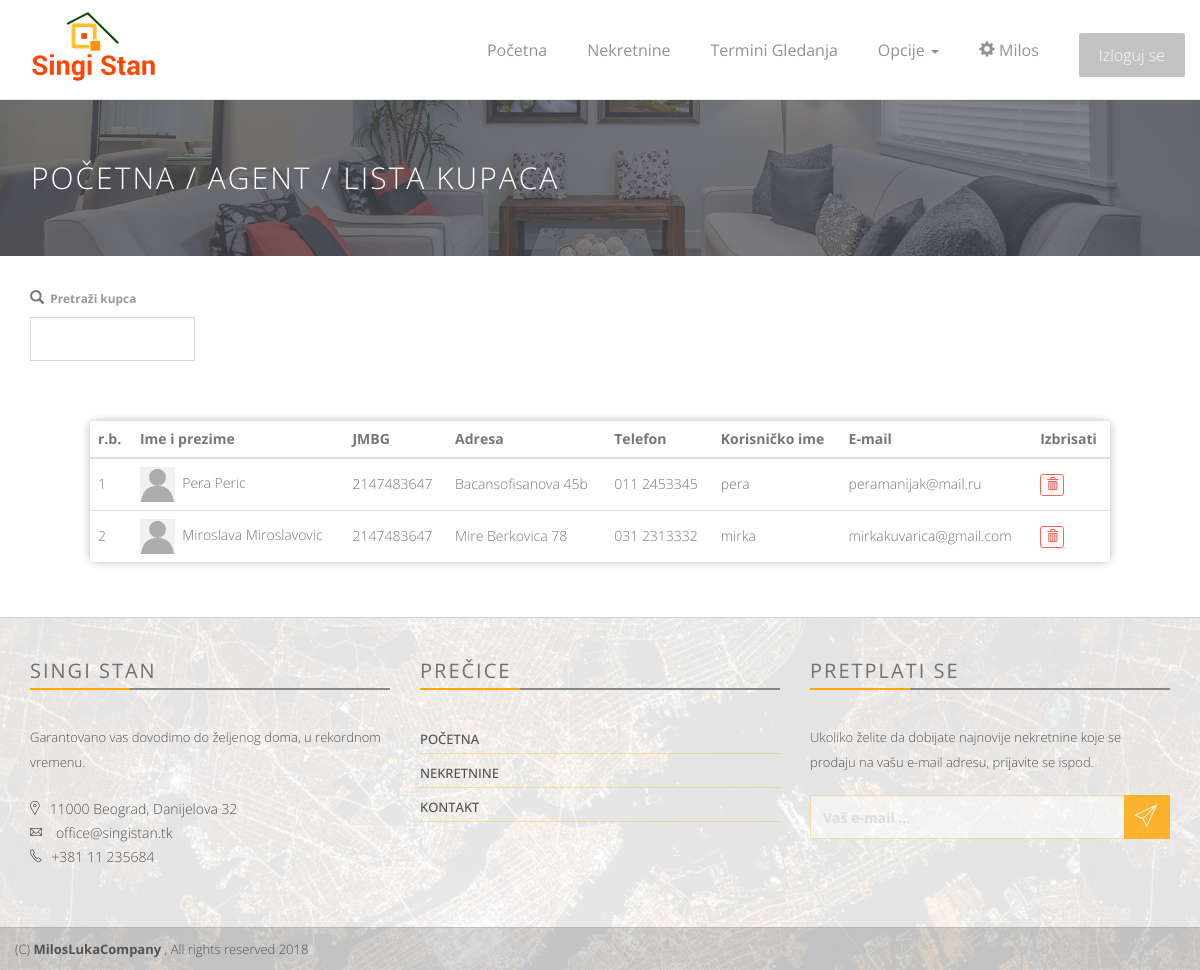
The app's page /customers.php (signed in), older data.
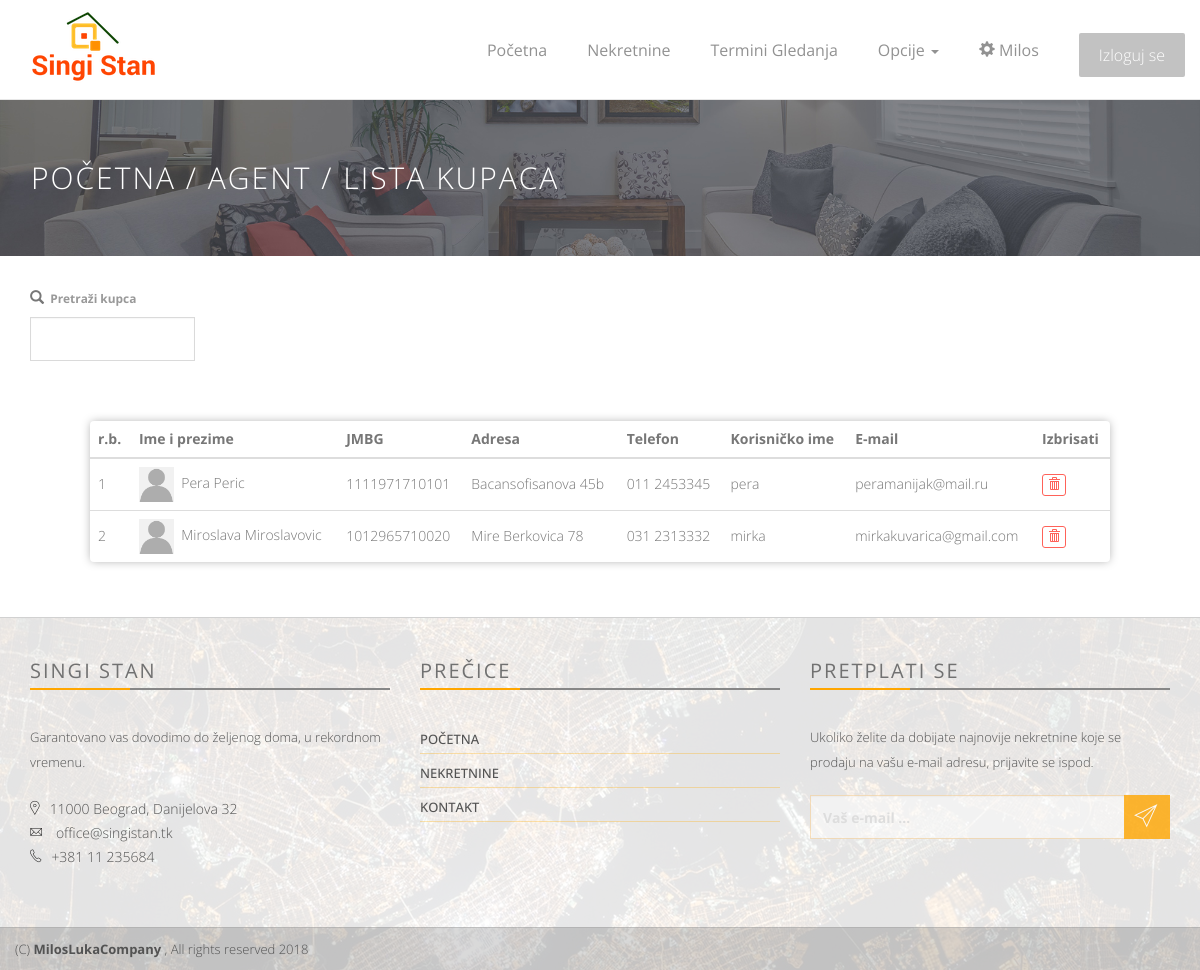
The same page, newer data.
### tables this page shows
CREATE TABLE kupac (
    id INT NOT NULL AUTO_INCREMENT PRIMARY KEY,
    ime VARCHAR(50) NOT NULL,
    prezime VARCHAR(50) NOT NULL,
    jmbg VARCHAR(13) NOT NULL,
    adresa VARCHAR(150) NOT NULL,
    telefon VARCHAR(15)NOT NULL,
    korisnicko_ime VARCHAR(20) NOT NULL,
    sifra VARCHAR(50) NOT NULL,
    email VARCHAR(50) NOT NULL,
    putanja_slike VARCHAR(255) NULL
);

### customers.php (the view, shortened to what this page needs)
<!DOCTYPE html>
 <html class="no-js">
    <head>
        <link rel="stylesheet" href="assets/css/normalize.css">
        <link rel="stylesheet" href="assets/css/font-awesome.min.css">
        <link rel="stylesheet" href="assets/css/fontello.css">
        <link href="assets/fonts/icon-7-stroke/css/pe-icon-7-stroke.css" rel="stylesheet">
        <link href="assets/fonts/icon-7-stroke/css/helper.css" rel="stylesheet">
        <link href="assets/css/animate.css" rel="stylesheet" media="screen">
        <link rel="stylesheet" href="assets/css/bootstrap-select.min.css">
        <link rel="stylesheet" href="bootstrap/css/bootstrap.min.css">
        <link rel="stylesheet" href="assets/css/icheck.min_all.css">
        <link rel="stylesheet" href="assets/css/price-range.css">
        <link rel="stylesheet" href="assets/css/owl.carousel.css">
        <link rel="stylesheet" href="assets/css/owl.theme.css">
        <link rel="stylesheet" href="assets/css/owl.transitions.css">
        <link rel="stylesheet" href="assets/css/style.css">
        <link rel="stylesheet" href="assets/css/responsive.css">
        <link rel="stylesheet" href="assets/css/nas_stil.css">
    </head>
    <body>
        <nav class="navbar navbar-default navbar-fixed-top  ">
            <div class="container" id="nav_div">
                <div class="navbar-header">
                    <a class="navbar-brand" href="index.php" id="big_logo"><img src="assets/img/logo.png" alt="logo"></a>
                </div>
                <div class="collapse navbar-collapse yamm" id="navigation" style="background-color: #fff;">
                    <div class="button navbar-right">
                        <button class="navbar-btn nav-button wow fadeInRight" onclick="window.open('php/logout.php', '_self');" data-wow-delay="0.48s">Izloguj se</button>
                    </div>
                    <ul class="main-nav nav navbar-nav navbar-right">
                        <li class="wow fadeInDown" data-wow-delay="0.3s"><a class="navbar_link" href="index.php">Početna</a></li>
                        <li class="wow fadeInDown" data-wow-delay="0.4s"><a class="navbar_link" href="property_list.php">Nekretnine</a></li>
                        <?php
                        require 'php/database_connection.php';
                        $prep_notification = $db->prepare("SELECT agent.notifikacija FROM agent WHERE korisnicko_ime = ?;");
                        $prep_notification->execute([$_SESSION['username']]);
                        $res_notification = $prep_notification->fetchAll(PDO::FETCH_OBJ);
                        if ($res_notification[0]->notifikacija > 0) {
                            echo "<li class='wow fadeInDown' data-wow-delay='0.5s'><a class='navbar_link' href='agent_appointments.php'>Termini gledanja <sup style='color: #f00;'>" . $res_notification[0]->notifikacija . "</sup></a></li>\n";
                        } else {
                            echo "<li class='wow fadeInDown' data-wow-delay='0.5s'><a class='navbar_link' href='agent_appointments.php'>Termini gledanja</a></li>\n";
                        }
                        ?>
                        <li class="wow fadeInDown dropdown ymm-sw " data-wow-delay="0.6s">
                            <a href="index.html" class="dropdown-toggle" data-toggle="dropdown" data-hover="dropdown" data-delay="200">Opcije <b class="caret"></b></a>
                        </li>
                        <li class="wow fadeInDown" data-wow-delay="0.7s"><a class="navbar_link" href="profile.php"><span class="glyphicon glyphicon-cog" aria-hidden="true"></span>&nbsp;<?php echo $_SESSION['username']; ?></a></li>
                    </ul>
                </div>
            </div>
        </nav>
        <div class="page-head" style="margin-top: 99px;">
            <div class="container">
                <div class="row">
                    <div class="page-head-content">
                        <h1 class="page-title">Početna / Agent / lista kupaca</h1>
                    </div>
                </div>
            </div>
        </div>
        <div class="content-area user-profiel" style="background-color: #fff;">&nbsp;
            <div class="container">
                <div class="row">
                    <div class="col-md-2">
                        <label><span class="glyphicon glyphicon-search"></span><small> &nbsp;Pretraži kupca</small></label>
                        <input type="text" class="form-control" id='pretrazi_kupca' onkeyup="myFunction()"/>
                    </div>
                </div>
            </div>
            <div class="container_tabela">
                <div class="table-responsive">
                    <table class="table table-hover" id="tabela_kupci">
                        <thead>
                            <tr>
                                <th>r.b.</th>
                                <th>Ime i prezime</th>
                                <th>JMBG</th>
                                <th>Adresa</th>
                                <th>Telefon</th>
                                <th>Korisničko ime</th>
                                <th>E-mail</th>
                                <th>Izbrisati</th>
                            </tr>
                        </thead>
                        <tbody>
                            <?php
                                            require 'php/database_connection.php';
                                            $prep = $db->prepare('SELECT * FROM kupac;');
                                            $prep->execute();
                                            $res = $prep->fetchAll(PDO::FETCH_OBJ);
                                            $br=1;
                            foreach ($res as $r) {
                            echo "<tr> \n";
                            echo "<td class='por'>".($br)."</td> \n";
                            if ($r->putanja_slike != null) {
                                echo "<td><a data-toggle='modal' href='#pic' ><img src='" . $r->putanja_slike . "' class='img_prifile_xs'></a>&nbsp;&nbsp;".$r->ime."&nbsp;".$r->prezime."</td> \n";
                            } else {
                                echo "<td><a data-toggle='modal' href='#pic' ><img src='assets/img/profile_blank.jpg' class='img_prifile_xs'></a>&nbsp;&nbsp;".$r->ime."&nbsp;".$r->prezime."</td> \n";
                            }
                            echo "<td class='por'>".$r->jmbg."</td> \n";
                            echo "<td class='por'>".$r->adresa."</td> \n";
                            echo "<td class='por'>".$r->telefon."</td> \n";
                            echo "<td class='por'>".$r->korisnicko_ime."</td> \n";
                            echo "<td class='por'>".$r->email."</td> \n";
                            echo "<td class='por'><button class='btn btn-danger btn-xs' style='border-width: 1px;' onclick='if(confirm(\"Da li ste sigurni da želite da obrišete kupca?\")){window.open(\"php/delete_customer.php?ID={$r->id}\", \"_self\")};' ><span class='glyphicon glyphicon-trash'></span></button></td> \n";
                            echo "</tr> \n";
                            $br=$br+1;
                            }
                            ?>
                        </tbody>
                    </table>
                </div>
            </div>
        </div>
        <div class="footer-area">
            <div class=" footer">
                <div class="container">
                    <div class="row">
                        <div class="col-md-4 col-sm-6 wow fadeInRight animated">
                            <div class="single-footer">
                                <h4>Singi Stan</h4>
                                <div class="footer-title-line"></div>
                                <p>Garantovano vas dovodimo do željenog doma, u rekordnom vremenu.</p>
                                <ul class="footer-adress">
                                    <li><i class="pe-7s-map-marker strong"> </i>11000 Beograd, Danijelova 32</li>
                                    <li><i class="pe-7s-mail strong"> </i> office@singistan.tk</li>
                                    <li><i class="pe-7s-call strong"> </i>+381 11 235684</li>
                                </ul>
                            </div>
                        </div>
                        <div class="col-md-4 col-sm-6 wow fadeInRight animated">
                            <div class="single-footer">
                                <h4>Prečice </h4>
                                <div class="footer-title-line"></div>
                                <ul class="footer-menu">
                                    <li><a href="index.php">Početna</a>  </li>
                                    <li><a href="property_list.php">Nekretnine</a>  </li>
                                    <li><a href="contact.php">Kontakt </a></li>
                                </ul>
                            </div>
                        </div>
                        <div class="col-md-4 col-sm-6 wow fadeInRight animated">
                            <div class="single-footer news-letter">
                                <h4>Pretplati se</h4>
                                <div class="footer-title-line"></div>
                                <p>Ukoliko želite da dobijate najnovije nekretnine koje se prodaju na vašu e-mail adresu, prijavite se ispod.</p>
                                <form>
                                    <div class="input-group">
                                        <input class="form-control" type="text" placeholder="Vaš e-mail ... ">
                                        <span class="input-group-btn">
                                            <button class="btn btn-primary subscribe" type="button"><i class="pe-7s-paper-plane pe-2x"></i></button>
                                        </span>
                                    </div>
                                </form>
                            </div>
                        </div>
                    </div>
                </div>
            </div>
            <div class="footer-copy text-center">
                <div class="container">
                    <div class="row">
                        <div class="pull-left">
                            <span> (C) <b>MilosLukaCompany</b> , All rights reserved 2018  </span>
                        </div>
                    </div>
                </div>
            </div>
        </div>
    </body>
</html>

### assets/css/nas_stil.css (style rules this page uses)
.navbar-brand>img { display: block; margin-top: -20px; }
.news-letter .form-control { color:#fff; font-weight: bold; }
@media screen and (min-width: 480px) { .container_tabela { margin-left: 0px; margin-right: 0px; } }
@media screen and (min-width: 900px) { .container_tabela { margin-left: 90px; margin-right: 90px; } }
.container_tabela { margin-top: 60px; border-radius: 4px; box-shadow: 0 0 10px -1px #aaa; }
.img_prifile_xs { width: 35px; height: 35px; }
.por { padding-top: 15px !important; }
table { margin-bottom: 0px !important; }

Row changes from the older to the newer data that the page shows:
changed kupac "Pera": jmbg "2147483647" → "1111971710101"
changed kupac "Miroslava": jmbg "2147483647" → "1012965710020"
